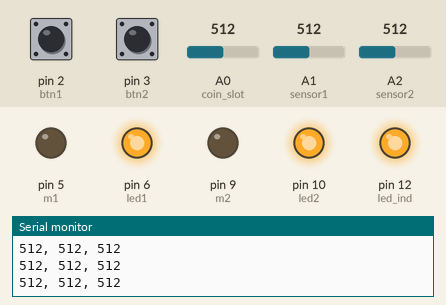
The sketch below on a simulated Arduino Uno, built with avr-gcc and run on an emulated ATmega328P. Shown: output pins drawn as LEDs (lit = HIGH), the last lines printed to the serial monitor. The inputs (shaded band) are chosen by the test bench; at power-on: A1 (sensor1) = 512, A0 (coin_slot) = 512, A2 (sensor2) = 512, pin 2 (btn1) HIGH, pin 3 (btn2) HIGH.

Above: at 1.2 s.
1.3 s: A1 (sensor1) set to 985
4.3 s: A1 (sensor1) set to 1017
At 5.4 s:
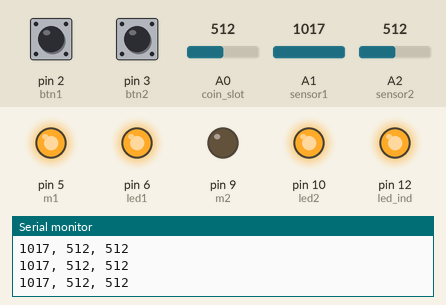
5.8 s: A0 (coin_slot) set to 107
8.8 s: A0 (coin_slot) set to 92
11.8 s: A2 (sensor2) set to 991
13.3 s: A2 (sensor2) set to 1013
Timing chart, 0 to 16.3 s (numbered marks = the images above; inputs shaded):
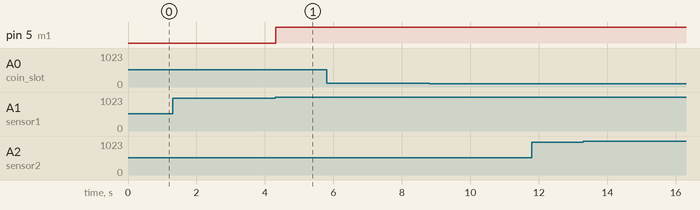

The sketch:

Beer_Dispenser_testProg.ino
```cpp
int m1 = 5;         //out - pwm
int m2 = 9;         //out - pwm
int led1 = 6;       //out - pwm
int led2 = 10;      //out - pwm
int led_ind = 12;   //out
int btn1 = 2;       //in
int btn2 = 3;       //in
int sensor1 = A1;
int sensor2 = A2;
int coin_slot = A0;


void setup() {
  Serial.begin(9600);
  pinMode(m1, OUTPUT);
  pinMode(m2, OUTPUT);
  pinMode(led1, OUTPUT);
  pinMode(led2, OUTPUT);
  pinMode(led_ind, OUTPUT);
  pinMode(btn1, INPUT_PULLUP);
  pinMode(btn2, INPUT_PULLUP);

//  analogWrite(m1, 255);
//  analogWrite(m2, 255);
  analogWrite(led1, 255);
  analogWrite(led2, 255);
  digitalWrite(led_ind, HIGH);
}

void loop() {
  if (analogRead(sensor1) >= 1000 || digitalRead(btn1) == LOW){
    analogWrite(m1, 255);

  }
  else if (analogRead(sensor2) >= 1000 || digitalRead(btn2) == LOW){
    analogWrite(m2, 255);

  }
  else{
    analogWrite(m1, 0);
    analogWrite(m2, 0);
  }
  Serial.print(analogRead(sensor1));
  Serial.print(", ");
  Serial.print(analogRead(sensor2));
  Serial.print(", ");
  Serial.println(analogRead(coin_slot));
  delay(10);

}
```

Measured:
- the behaviour switches between 999 and 1000 on A1 (sensor1) (found by bisection; images 0 and 1)
- after the input at 4.3 s, pin 5 (m1): LOW → HIGH at once
